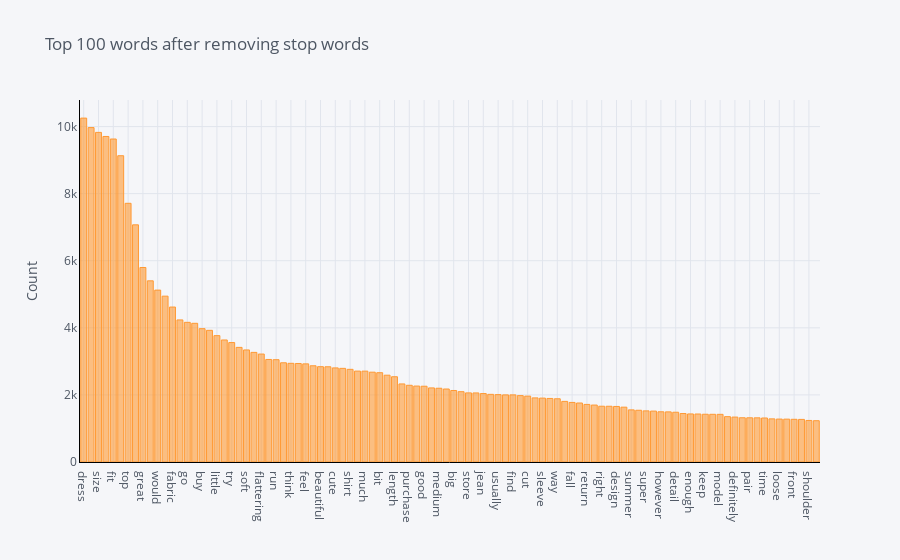

The notebook cell this image was saved under:
### Code cell
plot_model()

### Figure 1 — Plotly figure (JSON) as saved in the notebook; plotly's stock layout.template omitted (floating-point values rounded to 4 significant figures)
{"data": [{"marker": {"color": "rgba(255, 153, 51, 0.6)", "line": {"color": "rgba(255, 153, 51, 1.0)", "width": 1}}, "name": "count", "orientation": "v", "text": "", "type": "bar", "x": ["dress", "wear", "size", "love", "fit", "look", "top", "color", "great", "small", "would", "order", "fabric", "make", "go", "get", "buy", "really", "little", "perfect", "try", "large", "soft", "well", "flattering", "comfortable", "run", "short", "think", "see", "feel", "work", "beautiful", "nice", "cute", "material", "shirt", "long", "much", "back", "bit", "also", "length", "waist", "purchase", "quality", "good", "pretty", "medium", "even", "big", "pant", "store", "retailer", "jean", "want", "usually", "sweater", "find", "skirt", "cut", "could", "sleeve", "style", "way", "tight", "fall", "still", "return", "true", "right", "black", "design", "picture", "summer", "may", "super", "petite", "however", "online", "detail", "say", "enough", "perfectly", "keep", "need", "model", "sale", "definitely", "high", "pair", "line", "time", "bottom", "loose", "show", "front", "side", "shoulder", "give"], "y": [10253, 9970, 9827, 9705, 9630, 9131, 7713, 7071, 5799, 5401, 5125, 4944, 4620, 4236, 4164, 4135, 3975, 3926, 3767, 3638, 3561, 3417, 3341, 3268, 3218, 3057, 3050, 2958, 2942, 2937, 2926, 2869, 2842, 2839, 2805, 2792, 2763, 2710, 2709, 2678, 2662, 2588, 2542, 2327, 2287, 2264, 2259, 2209, 2199, 2176, 2132, 2096, 2060, 2059, 2041, 2017, 2009, 2001, 2001, 1979, 1964, 1911, 1905, 1895, 1885, 1807, 1776, 1759, 1717, 1698, 1663, 1662, 1656, 1635, 1554, 1543, 1524, 1518, 1497, 1494, 1484, 1445, 1433, 1431, 1424, 1422, 1421, 1352, 1339, 1319, 1318, 1317, 1312, 1286, 1280, 1278, 1273, 1270, 1239, 1231]}], "layout": {"legend": {"bgcolor": "#F5F6F9", "font": {"color": "#4D5663"}}, "paper_bgcolor": "#F5F6F9", "plot_bgcolor": "#F5F6F9", "title": {"font": {"color": "#4D5663"}, "text": "Top 100 words after removing stop words"}, "xaxis": {"gridcolor": "#E1E5ED", "linecolor": "black", "showgrid": true, "tickfont": {"color": "#4D5663"}, "title": {"font": {"color": "#4D5663"}, "text": ""}, "zerolinecolor": "#E1E5ED"}, "yaxis": {"gridcolor": "#E1E5ED", "linecolor": "black", "showgrid": true, "tickfont": {"color": "#4D5663"}, "title": {"font": {"color": "#4D5663"}, "text": "Count"}, "zerolinecolor": "#E1E5ED"}}}
